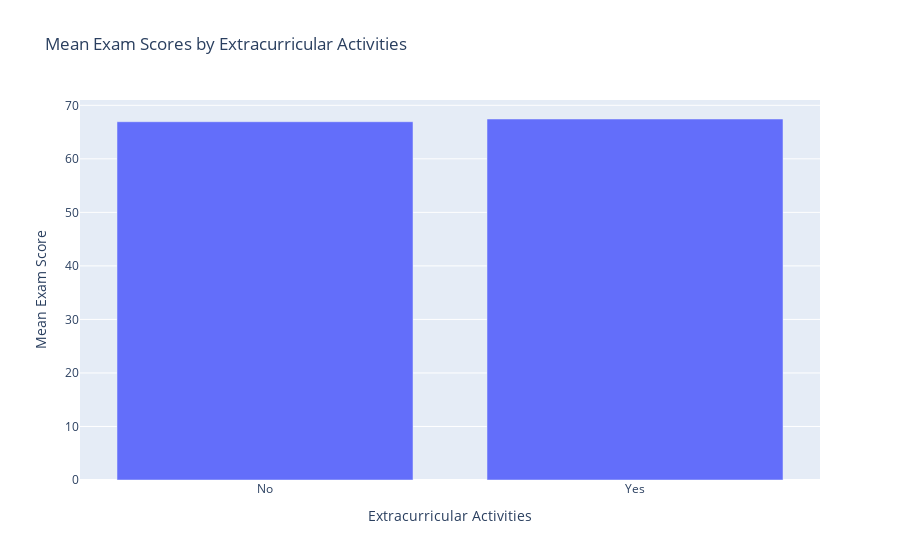

Notebook code cell kept with this figure:
### Markdown cell above
This code creates a histogram using Plotly Express to visualize the distribution of exam scores in the dataset. The x axis represents the "Exam_Score" column from the dataset, and the histogram is divided into 10 bins (nbins=10). The chart's title is set to "Distribution of Exam Scores," while custom axis labels "Exam Score" (x-axis) and "Frequency" (y-axis) are added for clarity. The fig1.show() command displays the interactive histogram.

### Code cell
grouped_scores_df = grouped_scores.reset_index()
grouped_scores_df['Extracurricular_Activities'] = grouped_scores_df['Extracurricular_Activities'].map({1: "Yes", 0: "No"})
fig2 = px.bar(grouped_scores_df, x='Extracurricular_Activities', y='Exam_Score',
              title="Mean Exam Scores by Extracurricular Activities",
              labels={'Exam_Score': 'Mean Exam Score', 'Extracurricular_Activities': 'Extracurricular Activities'})
fig2.show()

### Figure 1 — Plotly figure (JSON) as saved in the notebook; plotly's stock layout.template omitted (floating-point values rounded to 4 significant figures)
{"data": [{"alignmentgroup": "True", "hovertemplate": "Extracurricular Activities=%{x}<br>Mean Exam Score=%{y}<extra></extra>", "legendgroup": "", "marker": {"color": "#636efa", "pattern": {"shape": ""}}, "name": "", "offsetgroup": "", "orientation": "v", "showlegend": false, "textposition": "auto", "type": "bar", "x": ["No", "Yes"], "xaxis": "x", "y": [66.93, 67.44], "yaxis": "y"}], "layout": {"autosize": true, "barmode": "relative", "legend": {"tracegroupgap": 0}, "title": {"text": "Mean Exam Scores by Extracurricular Activities"}, "xaxis": {"anchor": "y", "autorange": true, "domain": [0, 1], "range": [-0.5, 1.5], "title": {"text": "Extracurricular Activities"}, "type": "category"}, "yaxis": {"anchor": "x", "autorange": true, "domain": [0, 1], "range": [0, 70.99], "title": {"text": "Mean Exam Score"}, "type": "linear"}}}
